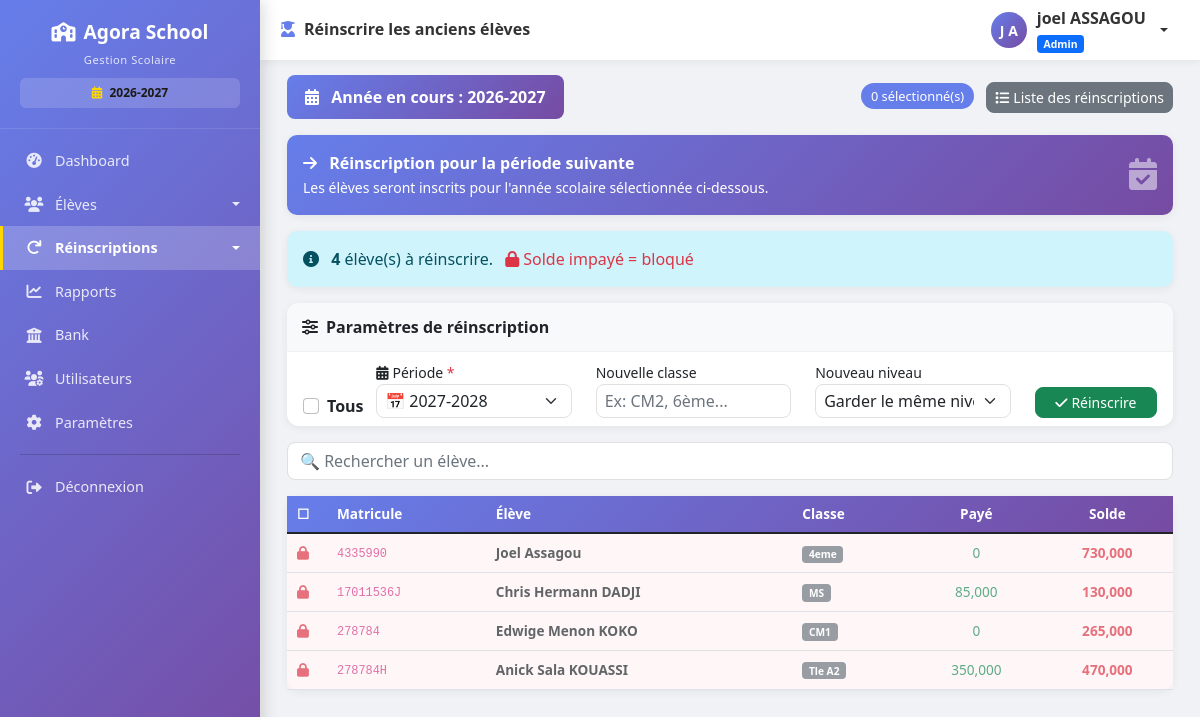
/reinscriptions/anciens (signed in), run on the app's committed database.
### models.py (models this page shows, shortened)
class Parametre(db.Model):
    __tablename__ = 'parametres'
    id = db.Column(db.Integer, primary_key=True)
    cle = db.Column(db.String(100), unique=True, nullable=False)
    valeur = db.Column(db.String(500))
    description = db.Column(db.String(200))
    date_modification = db.Column(db.DateTime, default=datetime.utcnow, onupdate=datetime.utcnow)

class User(UserMixin, db.Model):
    __tablename__ = 'users'
    id = db.Column(db.Integer, primary_key=True)
    username = db.Column(db.String(80), unique=True, nullable=False, index=True)
    password_hash = db.Column(db.String(200), nullable=False)
    nom = db.Column(db.String(100), nullable=False)
    prenom = db.Column(db.String(100), nullable=False)
    role = db.Column(db.String(20), default='user')  # admin, comptable, user
    actif = db.Column(db.Boolean, default=True)
    created_at = db.Column(db.DateTime, default=datetime.utcnow)
    last_login = db.Column(db.DateTime, nullable=True)
    @property
    def nom_complet(self):
        return f"{self.prenom} {self.nom}"

class Eleve(db.Model):
    __tablename__ = 'eleves'
    id = db.Column(db.Integer, primary_key=True)
    nom = db.Column(db.String(100), nullable=False)
    prenom = db.Column(db.String(100), nullable=False)
    classe = db.Column(db.String(50), nullable=False)
    genre = db.Column(db.String(1))
    date_naissance = db.Column(db.Date, nullable=True)
    lieu_naissance = db.Column(db.String(100))
    matricule = db.Column(db.String(50), unique=True, nullable=False)
    nom_parent = db.Column(db.String(200))
    profession_parent = db.Column(db.String(200))
    employeur = db.Column(db.String(200))
    telephone_parent = db.Column(db.String(20))
    adresse = db.Column(db.String(200))
    est_affecte_etat = db.Column(db.Boolean, default=False)
    reference_affectation = db.Column(db.String(100))
    organisme_affectation = db.Column(db.String(100), default='État')
    sous_groupe_id = db.Column(db.Integer, db.ForeignKey('sous_groupes.id'), nullable=True)
    transport_option_id = db.Column(db.Integer, db.ForeignKey('options_transport.id'), nullable=True)
    cantine_option_id = db.Column(db.Integer, db.ForeignKey('options_cantine.id'), nullable=True)
    renforcement_inscrit = db.Column(db.Boolean, default=False)
    frais_tenue = db.Column(db.Float, default=0)
    frais_droit_examen = db.Column(db.Float, default=0)
    frais_scolarite = db.Column(db.Float, default=0)
    montant_paye = db.Column(db.Float, default=0)
    date_inscription = db.Column(db.DateTime, default=datetime.utcnow)
    date_modification = db.Column(db.DateTime, default=datetime.utcnow, onupdate=datetime.utcnow)
    actif = db.Column(db.Boolean, default=True)
    commentaire = db.Column(db.Text)
    annee_scolaire = db.Column(db.String(20), default='2026-2027')
    reinscrit = db.Column(db.Boolean, default=False)
    date_reinscription = db.Column(db.DateTime, nullable=True)
    reinscrit_par = db.Column(db.String(100), nullable=True)
    paiements = db.relationship('Paiement', backref='eleve', lazy=True, cascade='all, delete-orphan')
    @property
    def frais_scolarite_total(self):
        return self.frais_scolarite or 0
    @property
    def solde(self):
        return self.frais_scolarite_total - self.montant_paye
    @property
    def nom_complet(self):
        return f"{self.prenom} {self.nom}"

### routes.py (the view)
@app.route('/reinscriptions/anciens')
@login_required
def reinscrire_anciens():
    if current_user.role not in ['admin', 'comptable']:
        flash('Accès non autorisé', 'danger')
        return redirect(url_for('liste_eleves'))
    annee_active = get_annee_active()
    annees_disponibles = get_annees_scolaires()  # 🔥 Liste depuis les paramètres
    anciens = Eleve.query.filter(
        Eleve.actif == True,
        Eleve.reinscrit == False
    ).order_by(Eleve.nom, Eleve.prenom).all()
    sous_groupes = SousGroupe.query.order_by(SousGroupe.groupe_id, SousGroupe.ordre).all()
    periode_suivante = get_periode_suivante()
    return render_template('reinscriptions/anciens.html',
                         eleves=anciens,
                         annee_active=annee_active,
                         annees_disponibles=annees_disponibles,  # 🔥 Ajouté
                         periode_suivante=periode_suivante,      # 🔥 Ajouté
                         sous_groupes=sous_groupes)

### templates/reinscriptions/anciens.html (shortened to what this page needs)
{% extends "base.html" %}
{% block page_title %}
<i class="fas fa-user-graduate me-2" style="color: #667eea;"></i>Réinscrire les anciens élèves
{% endblock %}
{% block content %}
<div class="container-fluid">
    <div class="d-flex justify-content-between align-items-center mb-3">
        <div class="periode-badge">
            <i class="fas fa-calendar-alt me-2"></i>
            <strong>Année en cours : {{ annee_active }}</strong>
        </div>
        <div>
            <span class="counter-badge me-2" id="compteurSelection">0 sélectionné(s)</span>
            <a href="{{ url_for('liste_reinscriptions') }}" class="btn btn-secondary btn-sm">
                <i class="fas fa-list me-1"></i>Liste des réinscriptions
            </a>
        </div>
    </div>
    <div class="alert alert-periode mb-3">
        <div class="row align-items-center">
            <div class="col-md-8">
                <i class="fas fa-arrow-right me-2"></i>
                <strong>Réinscription pour la période suivante</strong>
                <br><small>Les élèves seront inscrits pour l'année scolaire sélectionnée ci-dessous.</small>
            </div>
            <div class="col-md-4 text-end">
                <i class="fas fa-calendar-check fa-2x opacity-50"></i>
            </div>
        </div>
    </div>
    <div class="alert alert-info">
        <i class="fas fa-info-circle me-2"></i>
        <strong>{{ eleves|length }}</strong> élève(s) à réinscrire.
        <span class="text-danger ms-2"><i class="fas fa-lock me-1"></i>Solde impayé = bloqué</span>
    </div>
    {% if eleves|length > 0 %}
    <div class="card mb-3 border-primary">
        <div class="card-header bg-light">
            <strong><i class="fas fa-sliders-h me-2"></i>Paramètres de réinscription</strong>
        </div>
        <div class="card-body py-2">
            <div class="row align-items-end">
                <div class="col-md-1">
                    <div class="form-check mb-0">
                        <input class="form-check-input" type="checkbox" id="selectAll" onchange="toggleAll()">
                        <label class="form-check-label fw-bold" for="selectAll">Tous</label>
                    </div>
                </div>
                <div class="col-md-3">
                    <label class="form-label mb-0 small">
                        <i class="fas fa-calendar-alt me-1"></i>Période <span class="text-danger">*</span>
                    </label>
                    <select id="periodeReinscription" class="form-select form-select-sm" required>
                        {% for annee in annees_disponibles %}
                        <option value="{{ annee }}" {% if annee == periode_suivante %}selected{% endif %}>
                            📅 {{ annee }}
                        </option>
                        {% endfor %}
                    </select>
                </div>
                <div class="col-md-3">
                    <label class="form-label mb-0 small">Nouvelle classe</label>
                    <input type="text" id="nouvelleClasseGlobale" class="form-control form-control-sm"
                           placeholder="Ex: CM2, 6ème...">
                </div>
                <div class="col-md-3">
                    <label class="form-label mb-0 small">Nouveau niveau</label>
                    <select id="nouveauSousGroupeGlobal" class="form-select form-select-sm">
                        <option value="">Garder le même niveau</option>
                    </select>
                </div>
                <div class="col-md-2">
                    <button class="btn btn-success btn-sm w-100" onclick="reinscrireSelection()" id="btnReinscrireSelection">
                        <i class="fas fa-check me-1"></i>Réinscrire
                    </button>
                </div>
            </div>
        </div>
    </div>
    <div class="mb-3">
        <input type="text" id="searchEleve" class="form-control" placeholder="🔍 Rechercher un élève...">
    </div>
    <div class="card">
        <div class="card-body p-0">
            <div class="table-responsive">
                <table class="table table-hover mb-0" id="elevesTable">
                    <thead style="background: linear-gradient(135deg, #667eea 0%, #764ba2 100%); color: white;">
                        <tr>
                            <th width="40">☐</th>
                            <th>Matricule</th>
                            <th>Élève</th>
                            <th>Classe</th>
                            <th class="text-center">Payé</th>
                            <th class="text-center">Solde</th>
                        </tr>
                    </thead>
                    <tbody>
                        {% for eleve in eleves %}
                        <tr class="{% if eleve.solde > 0 %}bloque{% endif %}" id="row{{ eleve.id }}">
                            <td>
                                {% if eleve.solde <= 0 %}
                                <input class="form-check-input eleve-checkbox" type="checkbox"
                                       value="{{ eleve.id }}"
                                       data-nom="{{ eleve.nom_complet }}"
                                       data-classe="{{ eleve.classe }}"
                                       data-sousgroupe="{{ eleve.sous_groupe_id or '' }}"
                                       onchange="updateCounter()">
                                {% else %}
                                <i class="fas fa-lock text-danger" title="Solde : {{ '{:,.0f}'.format(eleve.solde) }} FCFA"></i>
                                {% endif %}
                            </td>
                            <td><code>{{ eleve.matricule }}</code></td>
                            <td><strong>{{ eleve.nom_complet }}</strong></td>
                            <td><span class="badge bg-secondary">{{ eleve.classe }}</span></td>
                            <td class="text-center text-success">{{ "{:,.0f}".format(eleve.montant_paye) }}</td>
                            <td class="text-center {% if eleve.solde > 0 %}text-danger fw-bold{% else %}text-success{% endif %}">
                                {{ "{:,.0f}".format(eleve.solde) }}
                            </td>
                        </tr>
                        {% endfor %}
                    </tbody>
                </table>
            </div>
        </div>
    </div>
    {% else %}
    <div class="text-center py-5">
        <i class="fas fa-check-circle fa-4x text-success mb-3"></i>
        <h4>Tous les élèves sont déjà réinscrits ! 🎉</h4>
        <a href="{{ url_for('liste_reinscriptions') }}" class="btn btn-primary mt-3">Voir les réinscriptions</a>
    </div>
    {% endif %}
</div>
{% endblock %}

### templates/base.html (shortened to what this page needs)
<!DOCTYPE html>
<html lang="fr">
<head>
    <link href="https://cdn.jsdelivr.net/npm/bootstrap@5.1.3/dist/css/bootstrap.min.css" rel="stylesheet">
    <link rel="stylesheet" href="https://cdnjs.cloudflare.com/ajax/libs/font-awesome/6.0.0/css/all.min.css">
    <link href="https://cdn.datatables.net/1.11.5/css/dataTables.bootstrap5.min.css" rel="stylesheet">
</head>
<body>
    <div class="app-layout">
        {% if current_user.is_authenticated %}
        <aside class="sidebar" id="sidebar">
            <div class="sidebar-logo">
                <h4><i class="fas fa-school me-2"></i>Agora School</h4>
                <small>Gestion Scolaire</small>
                {% set annee_active = parametres_ecole.get('annee_scolaire_active', '2025-2026') if parametres_ecole else '2025-2026' %}
                <div style="margin-top: 8px; padding: 6px 10px; background: rgba(255,255,255,0.15); border-radius: 6px; font-size: 0.75rem;">
                    <i class="fas fa-calendar-alt me-1" style="color: #ffd700;"></i>
                    <strong style="color: #1b1a16;">{{ annee_active }}</strong>
                </div>
            </div>
            <nav class="sidebar-nav">
                {% if current_user.role == 'admin' %}
                <a class="nav-link {% if request.endpoint == 'dashboard' %}active{% endif %}"
                   href="{{ url_for('dashboard') }}">
                    <i class="fas fa-tachometer-alt"></i> Dashboard
                </a>
                {% endif %}
                <div class="eleves-dropdown">
                    <a class="nav-link dropdown-toggle {% if request.endpoint == 'liste_eleves' %}active{% endif %}"
                       href="#" onclick="toggleSidebarDropdown(event, this)">
                        <i class="fas fa-users"></i> Élèves
                    </a>
                </div>
                {% if current_user.role in ['admin', 'comptable'] %}
                <div class="eleves-dropdown">
                    <a class="nav-link dropdown-toggle {% if request.endpoint in ['liste_reinscriptions', 'reinscrire_anciens'] %}active{% endif %}"
                       href="#" onclick="toggleSidebarDropdown(event, this)">
                        <i class="fas fa-redo"></i> Réinscriptions
                    </a>
                </div>
                {% endif %}
                {% if current_user.role in ['admin', 'comptable'] %}
                <a class="nav-link {% if request.endpoint == 'rapports' %}active{% endif %}"
                   href="{{ url_for('rapports') }}">
                    <i class="fas fa-chart-line"></i> Rapports
                </a>
                <a class="nav-link {% if request.endpoint == 'bank' %}active{% endif %}"
                   href="{{ url_for('bank') }}">
                    <i class="fas fa-university"></i> Bank
                </a>
                {% endif %}
                {% if current_user.role == 'admin' %}
                <a class="nav-link {% if request.endpoint == 'liste_utilisateurs' %}active{% endif %}"
                   href="{{ url_for('liste_utilisateurs') }}">
                    <i class="fas fa-users-cog"></i> Utilisateurs
                </a>
                <a class="nav-link {% if request.endpoint == 'parametres' %}active{% endif %}"
                   href="{{ url_for('parametres') }}">
                    <i class="fas fa-cog"></i> Paramètres
                </a>
                {% endif %}
                <hr>
                <a class="nav-link" href="{{ url_for('logout') }}">
                    <i class="fas fa-sign-out-alt"></i> Déconnexion
                </a>
            </nav>
        </aside>
        {% endif %}
        <main class="main-area">
            {% if current_user.is_authenticated %}
            <header class="topbar">
                <div class="d-flex align-items-center gap-2">
                    <h5>{% block page_title %}Gestion utilisateur{% endblock %}</h5>
                </div>
                <div class="dropdown">
                    <a href="#" class="user-dropdown dropdown-toggle" data-bs-toggle="dropdown" aria-label="Menu utilisateur">
                        <div class="user-avatar">
                            {{ current_user.prenom[0]|upper if current_user.prenom else current_user.username[0]|upper }}
                            {{ current_user.nom[0]|upper if current_user.nom else '' }}
                        </div>
                        <div class="d-none d-md-block text-start">
                            <strong>{{ current_user.nom_complet or current_user.username }}</strong>
                            <div>
                                <span class="badge bg-{{ 'primary' if current_user.role == 'admin' else 'warning' if current_user.role == 'comptable' else 'info' }}"
                                      style="font-size:0.65rem;">
                                    {{ current_user.role|capitalize }}
                                </span>
                            </div>
                        </div>
                    </a>
                </div>
            </header>
            {% endif %}
            <div class="page-content" id="pageContent">
                {% block content %}{% endblock %}
            </div>
        </main>
    </div>
</body>
</html>

### data on the page
Parametre: valeur "2026-2027"
User: prenom "J", nom "A", prenom+nom "joel ASSAGOU", role "Admin"
Eleve: matricule "4335990", nom_complet "Joel Assagou", classe "4eme", montant_paye "0", solde "730,000"
Eleve: matricule "17011536J", nom_complet "Chris Hermann DADJI", classe "MS", montant_paye "85,000", solde "130,000"
Eleve: matricule "278784", nom_complet "Edwige Menon KOKO", classe "CM1", montant_paye "0", solde "265,000"
Eleve: matricule "278784H", nom_complet "Anick Sala KOUASSI", classe "Tle A2", montant_paye "350,000", solde "470,000"

### other printed values
{{ eleves|length }} "4"
